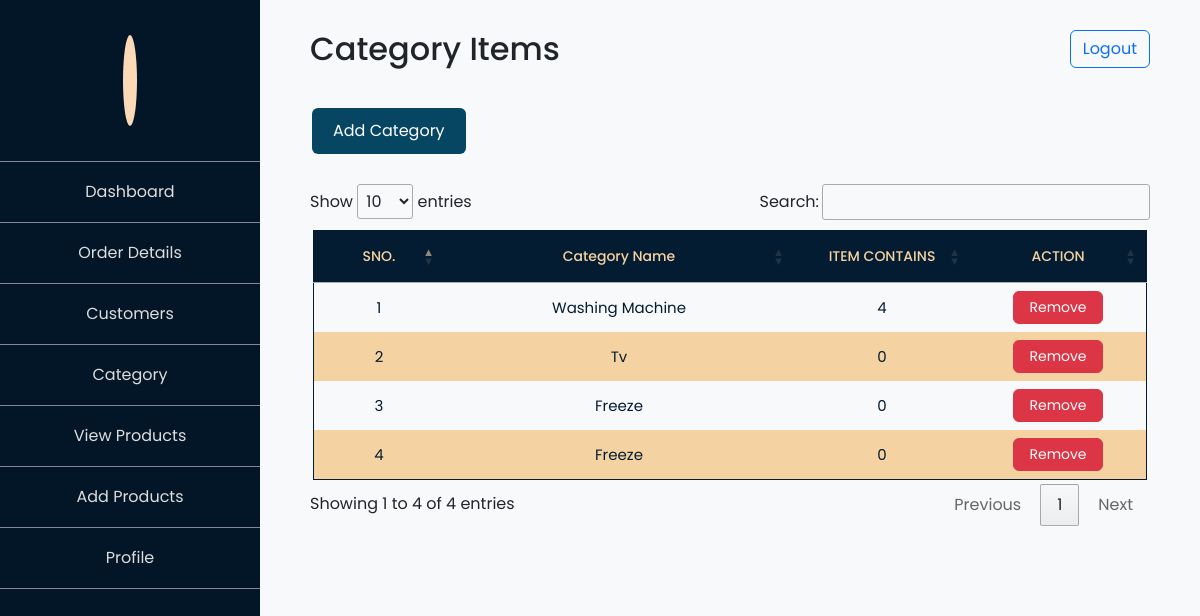
The page /Admin/category.php on the database its author committed.
### tables this page shows
CREATE TABLE `category` (
  `sno.` int(8) NOT NULL,
  `category_name` varchar(30) NOT NULL,
  `item_contains` int(8) NOT NULL,
  `admin_id` int(10) NOT NULL
);

### Admin/category.php (the view, shortened to what this page needs)
<!DOCTYPE html>
<html lang="en">
<head>
    <?php include('../Admin/partials/_head_link.php') ?>
</head>
<body>
    <?php
    $adminId = $_SESSION['admin_id'];
    include('../Admin/partials/_dbconnect.php');
    ?>
    <section id="main">
        <?php include('../Admin/partials/_sideMenuBar.php') ?>
        <div class="category_container right_container">
            <div class="header">
                <h2> Category Items</h2>
                <button type="button" class="btn btn-outline-primary" onclick="logout()">Logout</button>
            </div>
            <div class="add_category">
                <button type="button" class="btn add-category-btn" data-bs-toggle="modal" data-bs-target="#categoryInsert">
                    Add Category
                </button>
            </div>
            <div id="category_table">
                <table id="MyTable">
                    <thead>
                        <tr>
                            <td>sno.</td>
                            <td>Category Name</td>
                            <td>Item Contains</td>
                            <td>Action</td>
                        </tr>
                    </thead>
                    <tbody class="c-items">
                        <?php
                        $sql = "SELECT * FROM `category` WHERE `admin_id` = '$adminId'";
                        $result = mysqli_query($conn, $sql);
                        $sno = 0;
                        while ($row = mysqli_fetch_assoc($result)) {
                            $sno += 1;
                            $categoryName = $row['category_name'];
                            $items = $row['item_contains'];
                            echo '
                                <tr>
                                    <td>' . $sno . '</td>
                                    <td>' . $categoryName . '</td>
                                    <td>' . $items . '</td>
                                    <td>
                                        <form action="/RentalGoods/Admin/controller/removeCategory.php" method="POST">
                                            <input type="hidden" name="sno" value="' . $row['sno.'] . '">
                                            <button type="submit" class="btn btn-danger delete-btn">Remove</button>
                                        </form>
                                    </td>
                                </tr>';
                        }
                        ?>
                    </tbody>
                </table>
            </div>
        </div>
    </section>
</body>
</html>

### Admin/css/style.css (style rules this page uses)
* { margin: 0; padding: 0; box-sizing: border-box; font-family: 'Poppins', sans-serif; }
html { font-size: 16px; background-color: #f8f9fb; }
body { width: 100%; }
#main { width: 100%; display: flex; position: relative; background-color: #f8f9fb; }
.right_container { width: 100%; padding: 0 50px 30px 310px; }
.header { display: flex; align-items: center; justify-content: space-between; margin: 30px 0 40px; }
.header h2 { margin: 0; }
#category_table { overflow-x: auto; }
#category_table table { width: 99%; table-layout: fixed; border: 1px solid #041C32; border-collapse: collapse; }
#category_table table thead, #category_table table tbody { border: 1px solid #041C32; border-collapse: collapse; }
#category_table table td { text-align: center; }
#category_table table td:nth-child(1) { width: 130px; }
#category_table table td:nth-child(2) { width: 350px; text-transform: capitalize; }
#category_table table thead td { font-weight: 500; text-transform: uppercase; font-size: 14px; padding: 15px 0; color: #f5d2a1; background-color: #041C32; }
#category_table table tbody tr td { color: #041C32; font-size: 15px; padding: 8px 0; }
#category_table table tbody tr td .delete-btn { font-size: 14px; padding: 5px 15px; }
#category_table table tbody tr:nth-child(even) { background-color: #f5d2a1; color: #041C32; }
.add_category .add-category-btn { background-color: #064663; color: #fff; padding: 10px 20px; margin-bottom: 30px; margin-left: 2px; }

### rows shown on the page
category: category_name "Washing Machine", item_contains "4"
category: category_name "Tv", item_contains "0"
category: category_name "Freeze", item_contains "0"
category: category_name "Freeze", item_contains "0"
